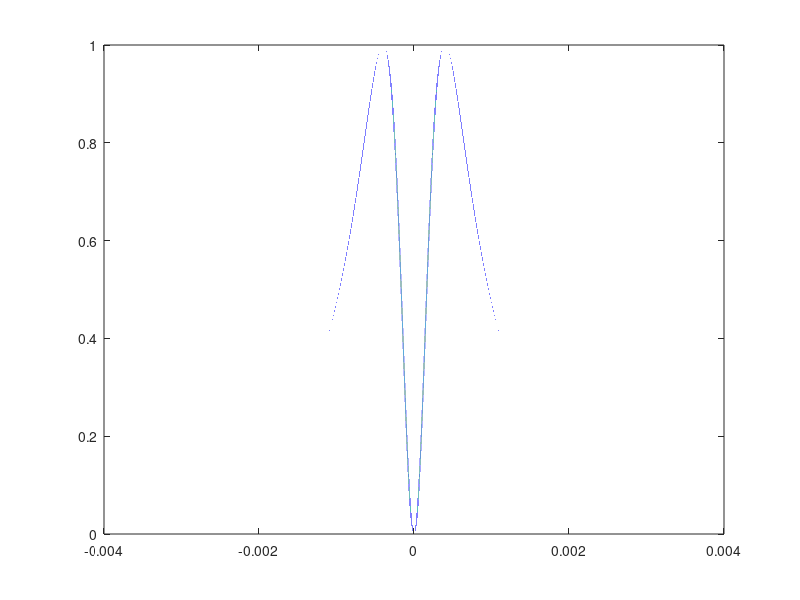

Write the MATLAB code that produced this figure. (Note: this script raises an error after producing the figure.)
clear; close all
%% OTR PSF data
nray=1000;
obsang=0; %0.3491; % 20 deg = 0.3491 rad
thran=0.0035;
th=0;
gamma=1.282/0.511e-3;
dth=linspace(-thran,thran,1e6);
psf=(th+dth).^2./(gamma^-2+(th+dth).^2).^2;
psf=psf./max(abs(psf));
figure
plot(th+dth,psf)
% Wavelengths from optical filter central wavelength = 500nm, FWHM= 40nm
sigOF=0.04/(2*sqrt(2*log(2)));
[wvI,lam]=histcounts(randn(1,1000000).*sigOF); lam=lam+0.5; wvI=wvI./max(wvI);
OF_lam=linspace(lam(1),lam(end-1),23);
%% Load into Zemax
% zDDEInit;
zSetWave(0, 0.5, 23);
for iwf=1:23
  zSetWave(iwf, OF_lam(iwf), interp1(lam(1:end-1),wvI,OF_lam(iwf)));
end
zPushLens(1)
RayDataIn(1).opd = 1;  % Sets mode 1.
RayDataIn(1).wave = 0; % Set to 0 for real rays, set to 1 for paraxial rays.
RayDataIn(1).error = nray;  % This MUST be set to the number of rays to be traced.
RayDataIn(1).vigcode = 1; % First surface, and surface on which the given coordinates start.
RayDataIn(1).want_opd = -1; % Last surface to which rays must be traced. Use -1 for image.
xth=0;
yth=(rand(1,nray)-0.5).*thran.*2;
I=interp1(dth,psf,xth).*interp1(dth,psf,yth);
for iray=1:nray
  x=0; y=0.1; z=0;
  l=0;
  m=sin((yth(iray)+obsang));
  n=sqrt(1-l^2-m^2);
  RayDataIn(iray+1).x = x; % Local coordinates from which the ray is launched at given surface.
  RayDataIn(iray+1).y = y;
  RayDataIn(iray+1).z = z;
  RayDataIn(iray+1).l = l; % Direction cosines of the ray launch.
  RayDataIn(iray+1).m = m;
  RayDataIn(iray+1).n = n;
  RayDataIn(iray+1).intensity = I(iray);  % Initial intensity of the ray
  RayDataIn(iray+1).wave = iray; % The wavelength number to use for raytracing
  RayDataIn(iray+1).want_opd = 1; % Set to 0 for no OPD calculations, set to 1 for OPD calculations.
end
RayDataOut = zArrayTrace(RayDataIn);
ydat=[RayDataOut.y];
I=[RayDataOut.intensity];
figure
[mag,x,bin]=histcounts(ydat);
A=accumarray(bin',I);
plot(x(1:end-1)+diff(x(1:2))/2,A)
fprintf('STDY: %g\n',sqrt(var(x(1:end-1)+diff(x(1:2))/2,A)))